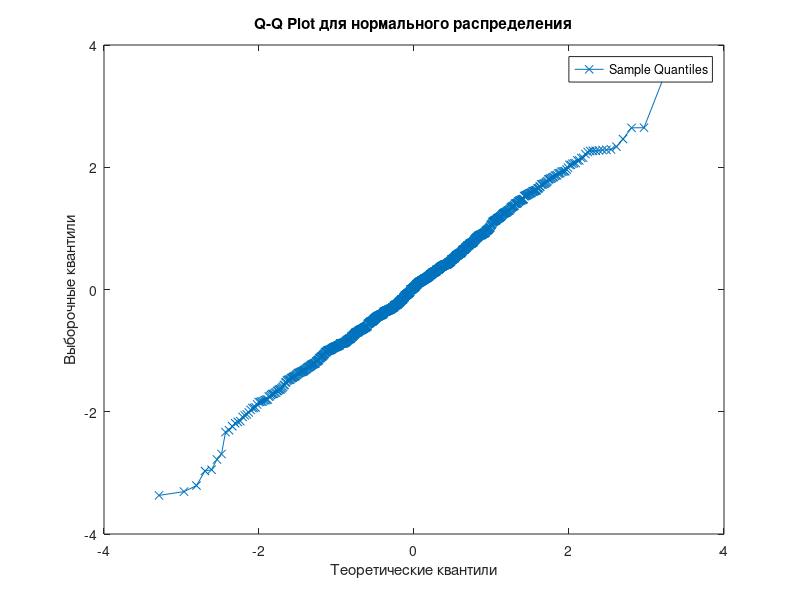

Reproduce this figure in MATLAB.
% Доп. задание 2: Генерация нормального распределения и расчёт асимметрии/эксцесса
mu = 0;  % Среднее нормального распределения
sigma = 1;  % Стандартное отклонение
N_norm = 1000;  % Размер выборки
sample_norm = normrnd(mu, sigma, N_norm, 1);

% Теоретические значения
skew_theory = 0;  % Асимметрия нормального распределения
kurt_theory = 3;  % Эксцесс нормального распределения

% Экспериментальные оценки
skew_exp = skewness(sample_norm);
kurt_exp = kurtosis(sample_norm);

% Вывод результатов
disp('Теоретические и экспериментальные значения:');
disp(['Асимметрия (теория): ' num2str(skew_theory) ', (эксперимент): ' num2str(skew_exp)]);
disp(['Эксцесс (теория): ' num2str(kurt_theory) ', (эксперимент): ' num2str(kurt_exp)]);

% Доп. задание 3: Оценка нормальности
[h, p] = kstest(sample_norm);  % Тест Колмогорова-Смирнова
disp(['p-значение теста нормальности: ' num2str(p)]);
if h == 0
    disp('Выборка не противоречит нормальному распределению (p > 0.05)');
else
    disp('Выборка противоречит нормальному распределению (p <= 0.05)');
end

% Q-Q-плот с обозначениями
figure;
qqplot(sample_norm);
title('Q-Q Plot для нормального распределения');
xlabel('Теоретические квантили');
ylabel('Выборочные квантили');
legend('Sample Quantiles', 'Theoretical Quantiles', 'Location', 'best');
